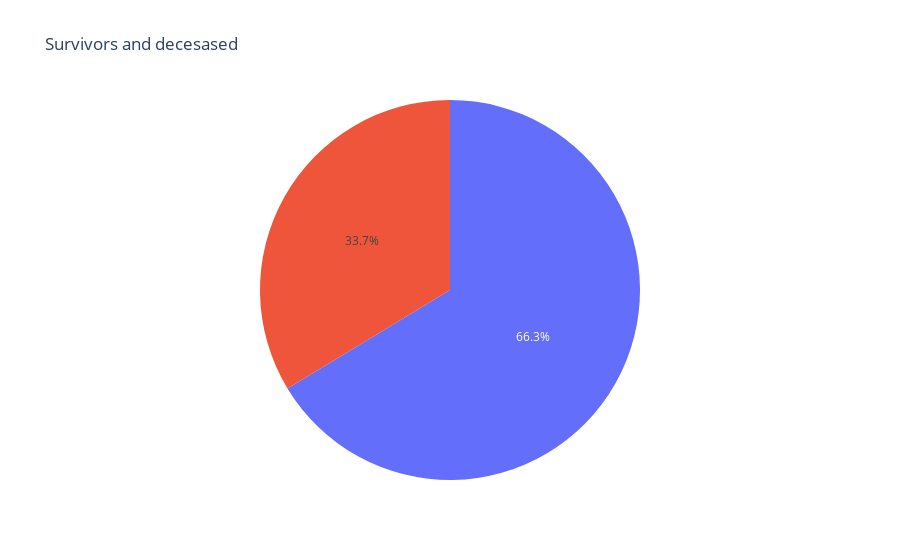

The cell this chart's notebook holds for it:
### Code cell
plotly.create_pie_plot(data_frame= data, values= 'Survived', hover_name= labels,title= 'Survivors and decesased')

### Figure 1 — Plotly figure (JSON) as saved in the notebook; plotly's stock layout.template omitted (floating-point values rounded to 4 significant figures)
{"data": [{"domain": {"x": [0, 1], "y": [0, 1]}, "hovertemplate": "<b>%{hovertext}</b><br><br>Survived=%{value}<extra></extra>", "hovertext": ["Yes", "No"], "legendgroup": "", "name": "", "showlegend": false, "type": "pie", "values": [134, 68]}], "layout": {"legend": {"tracegroupgap": 0}, "title": {"text": "Survivors and decesased"}}}
